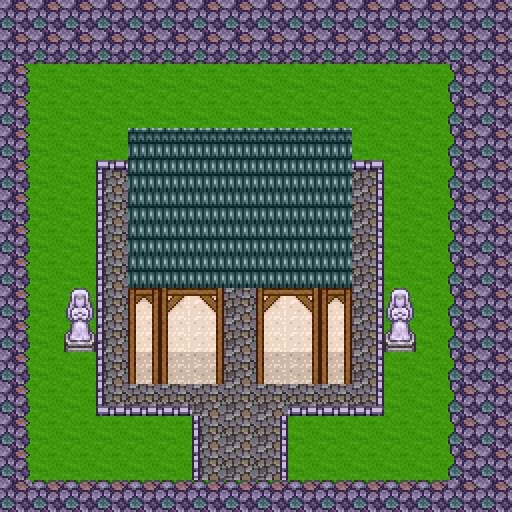

This game map was drawn from its Tiled (.tmx) file and the tilesets committed beside it. A one-line description and the full map source follow:
An orthogonal 16x16 tile map with 32x32 px tiles, 4 tile layers (ground, ground objects, ceiling objects, ceiling).

<map version="1.0" orientation="orthogonal" width="16" height="16" tilewidth="32" tileheight="32">
 <tileset firstgid="1" source="townFlat.tsx" />
 <layer name="ground" width="16" height="16">
  <data encoding="csv">
191,191,191,191,191,191,191,191,191,191,191,191,191,191,191,191,
191,221,221,221,221,221,221,221,221,221,221,221,221,221,191,191,
192,241,241,241,241,241,241,241,241,241,241,241,241,241,190,191,
192,241,241,241,241,241,241,241,241,241,241,241,241,241,190,191,
192,241,241,241,241,241,241,241,241,241,241,241,241,241,190,191,
192,241,241,280,241,241,241,241,241,241,241,282,241,241,190,191,
192,241,241,310,0,241,77,77,77,241,0,312,241,241,190,191,
192,241,241,310,0,311,311,311,311,311,0,312,241,241,190,191,
192,241,241,310,0,311,311,311,311,311,0,312,241,241,190,191,
192,241,241,310,0,311,311,311,311,311,0,312,241,241,190,191,
192,241,241,310,0,311,311,311,311,311,0,312,241,241,190,191,
192,241,241,310,258,76,78,311,76,78,258,312,241,241,190,191,
192,241,241,340,341,341,311,311,311,341,341,342,241,241,190,191,
192,241,241,241,241,241,310,311,312,241,241,241,241,241,190,191,
192,241,241,241,241,241,310,311,312,241,241,241,241,241,190,191,
191,161,161,161,161,161,161,161,161,161,161,161,161,161,191,191
</data>
 </layer>
 <layer name="ground objects" width="16" height="16">
  <data encoding="csv">
0,0,0,0,0,0,0,0,0,0,0,0,0,0,0,0,
0,0,0,0,0,0,0,0,0,0,0,0,0,0,0,0,
0,0,0,0,0,0,0,0,0,0,0,0,0,0,0,0,
0,0,0,0,0,0,0,0,0,0,0,0,0,0,0,0,
0,0,0,0,0,0,0,0,0,0,0,0,0,0,0,0,
0,0,0,0,0,0,0,0,0,0,0,0,0,0,0,0,
0,0,0,0,77,76,0,0,0,78,77,0,0,0,0,0,
0,0,0,0,77,0,475,476,477,0,77,0,0,0,0,0,
0,0,0,0,77,0,0,0,0,0,77,0,0,0,0,0,
0,0,0,0,77,0,0,0,0,0,77,0,0,0,0,0,
0,0,297,0,77,0,0,0,0,0,77,0,297,0,0,0,
0,0,0,0,0,0,0,0,0,0,0,0,0,0,0,0,
0,0,0,0,0,0,0,0,0,0,0,0,0,0,0,0,
0,0,0,0,0,0,0,0,0,0,0,0,0,0,0,0,
0,0,0,0,0,0,0,0,0,0,0,0,0,0,0,0,
0,0,0,0,0,0,0,0,0,0,0,0,0,0,0,0
</data>
 </layer>
 <objectgroup name="sprites">
  <properties>
   <property name="spriteLayer" value="true" />
  </properties>
 </objectgroup>
 <layer name="ceiling objects" width="16" height="16">
  <data encoding="csv">
0,0,0,0,0,0,0,0,0,0,0,0,0,0,0,0,
0,0,0,0,0,0,0,0,0,0,0,0,0,0,0,0,
0,0,0,0,0,0,0,0,0,0,0,0,0,0,0,0,
0,0,0,0,0,0,0,0,0,0,0,0,0,0,0,0,
0,0,0,0,198,16,17,17,17,18,198,0,0,0,0,0,
0,0,0,0,228,46,47,47,47,48,228,0,0,0,0,0,
0,0,0,0,228,0,415,416,417,0,228,0,0,0,0,0,
0,0,0,0,228,0,0,0,0,0,228,0,0,0,0,0,
0,0,0,0,228,0,0,0,0,0,228,0,0,0,0,0,
0,0,267,0,198,16,18,0,16,18,198,0,267,0,0,0,
0,0,0,0,228,46,48,0,46,48,228,0,0,0,0,0,
0,0,0,0,0,0,0,0,0,0,0,0,0,0,0,0,
0,0,0,0,0,0,0,0,0,0,0,0,0,0,0,0,
0,0,0,0,0,0,0,0,0,0,0,0,0,0,0,0,
0,0,0,0,0,0,0,0,0,0,0,0,0,0,0,0,
0,0,0,0,0,0,0,0,0,0,0,0,0,0,0,0
</data>
 </layer>
 <layer name="ceiling" width="16" height="16">
  <data encoding="csv">
0,0,0,0,0,0,0,0,0,0,0,0,0,0,0,0,
0,0,0,0,0,0,0,0,0,0,0,0,0,0,0,0,
0,0,0,0,0,0,0,0,0,0,0,0,0,0,0,0,
0,0,0,0,0,0,0,0,0,0,0,0,0,0,0,0,
0,0,0,0,437,437,437,437,437,437,437,0,0,0,0,0,
0,0,0,0,467,467,467,467,467,467,467,0,0,0,0,0,
0,0,0,0,467,467,467,467,467,467,467,0,0,0,0,0,
0,0,0,0,467,467,467,467,467,467,467,0,0,0,0,0,
0,0,0,0,467,467,467,467,467,467,467,0,0,0,0,0,
0,0,0,0,0,0,0,0,0,0,0,0,0,0,0,0,
0,0,0,0,0,0,0,0,0,0,0,0,0,0,0,0,
0,0,0,0,0,0,0,0,0,0,0,0,0,0,0,0,
0,0,0,0,0,0,0,0,0,0,0,0,0,0,0,0,
0,0,0,0,0,0,0,0,0,0,0,0,0,0,0,0,
0,0,0,0,0,0,0,0,0,0,0,0,0,0,0,0,
0,0,0,0,0,0,0,0,0,0,0,0,0,0,0,0
</data>
 </layer>
</map>
